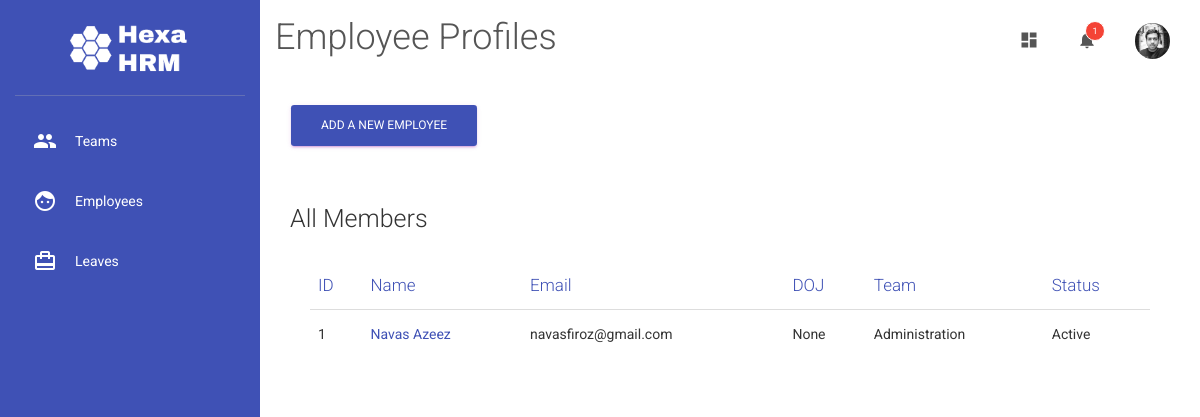
The app's page /employees/ (signed in) with its own data.
### main.py (models this page shows)
class User(db.Model):
    id = db.Column(db.Integer, primary_key=True)
    name = db.Column(db.String(150), nullable=False)
    email = db.Column(db.String,nullable=False)
    phone = db.Column(db.String)
    whatsapp = db.Column(db.Boolean)
    title = db.Column(db.String)
    role = db.Column(db.String)
    annual_leaves = db.Column(db.String)
    team_id = db.Column(db.Integer, db.ForeignKey("team.id"))
    admin_to_team = db.Column(db.Integer)
    line_manager = db.Column(db.Integer)
    password = db.Column(db.String)
    dob = db.Column(db.DateTime)
    blood_group = db.Column(db.String)
    doj = db.Column(db.DateTime)
    pay = db.Column(db.Integer)
    address = db.Column(db.String)
    secondary_contact_name = db.Column(db.String)
    secondary_contact_relation = db.Column(db.String)
    secondary_contact_phone = db.Column(db.String)
    origin_country = db.Column(db.String)
    diet_type = db.Column(db.String)
    drinking = db.Column(db.Boolean)
    marital_status = db.Column(db.String)
    dp = db.Column(db.String, default="default.png")
    leaves = db.relationship("Leave",backref="requested_by")

class Team(db.Model):
    id = db.Column(db.Integer, primary_key=True)
    name = db.Column(db.String, nullable=False)
    users = db.relationship("User",backref="team")

### main.py (the view, shortened to what this page needs)
@app.route('/employees/', methods=["GET","POST"])
def employees():
    all_team= Team.query.all()
    all_users = User.query.all()
    if request.method == "GET":
        return render_template("employees.html", teams=all_team, users=all_users)

### main.py (called while the page is built)
@app.before_request
def before_request():
    g.user = None
    if "uid" in session:
        login_user = User.query.get(session["uid"])
        if login_user and login_user.team_id == session["td"] and bcrypt.check_password_hash(session["sk"], login_user.name):
            g.user = login_user

### templates/employees.html (shortened to what this page needs)
{% extends "template.html" %}
{% block heading %}
<h2>Employee Profiles</h2>
{% endblock %}
{% block content %}
<button type="button" class="btn btn-primary" data-toggle="modal" data-target="#add-employee">
  Add a new Employee
</button>
</div>
<div class="col-md-12">
  <div class="card">
    <h3>All Members</h3>
    <div class="card-body">
      <div class="table-responsive">
        <table class="table">
          <thead class=" text-primary">
            <tr><th>
              ID
            </th>
            <th>
              Name
            </th>
            <th>
              Email
            </th>
            <th>
              DOJ
            </th>
            <th>
              Team
            </th>
            <th>
              Status
            </th>
          </tr></thead>
          <tbody>
            {% for user in users%}
            <tr>
              <td>
                {{user.id}}
              </td>
              <td>
                <a href="/profile/{{user.id}}">{{user.name}}</a>
              </td>
              <td>
                {{user.email}}
              </td>
              <td>
                {{user.doj}}
              </td>
              <td>
                {{user.team.name}}
              </td>
              <td>
                {% if user.password %}
                Active
                {% else %}
                Invited (Pending)
                {% endif %}
              </td>
            </tr>
            {% endfor %}
          </tbody>
        </table>
      </div>
    </div>
  </div>
</div>
{% endblock %}

### templates/template.html (shortened to what this page needs)
<!doctype html>
<html lang="en">
<head>
  <link rel="stylesheet" href="https://maxcdn.bootstrapcdn.com/font-awesome/latest/css/font-awesome.min.css">
  <link href="{{ url_for('static', filename='css/material-dashboard.css') }}" rel="stylesheet" />
  <link href="{{ url_for('static', filename='css/custom.css') }}" rel="stylesheet" />
</head>
<body>
  <div class="wrapper ">
    <div class="sidebar" data-color="azure" data-background-color="white">
      <div class="logo">
        <img src="/static/img/logo.png">
      </div>
      <div class="sidebar-wrapper">
        <ul class="nav">
        {% if g.user == None %}
          <li class="nav-item">
            <a class="nav-link" href="/sign-in/">
              <i class="material-icons">lock</i>
              <p>Login</p>
            </a>
          </li>
          <li class="nav-item">
            <a class="nav-link" href="/start/">
              <i class="material-icons">dashboard</i>
              <p>Start</p>
            </a>
          </li>
        {% else %}
          <li class="nav-item">
            <a class="nav-link" href="/teams/">
              <i class="material-icons">group</i>
              <p>Teams</p>
            </a>
          </li>
          <li class="nav-item">
            <a class="nav-link" href="/employees/">
              <i class="material-icons">face</i>
              <p>Employees</p>
            </a>
          </li>
          <li class="nav-item">
            <a class="nav-link" href="/leaves/">
              <i class="material-icons">card_travel</i>
              <p>Leaves</p>
            </a>
          </li>
        {% endif %}
        </ul>
      </div>
    </div>
    <div class="main-panel">
      <nav class="navbar navbar-expand-lg navbar-transparent navbar-absolute fixed-top ">
        <div class="container-fluid">
          <div class="navbar-wrapper">
            {% block heading %}
            {% endblock %}
          </div>
          <div class="collapse navbar-collapse justify-content-end">
            {% if session%}
            <ul class="navbar-nav">
              <li class="nav-item">
                <a class="nav-link" href="javascript:;">
                  <i class="material-icons">dashboard</i>
                </a>
              </li>
              <li class="nav-item dropdown">
                <a class="nav-link" href="http://example.com" id="navbarDropdownMenuLink" data-toggle="dropdown" aria-haspopup="true" aria-expanded="false">
                  <i class="material-icons">notifications</i>
                  <span class="notification">1</span>
                </a>
              </li>
              <li class="nav-item dropdown">
                <a class="nav-link" href="javascript:;" id="navbarDropdownProfile" data-toggle="dropdown" aria-haspopup="true" aria-expanded="false">
                  <img class="img nav-icon" src="/static/img/users/{{g.user.dp}}">
                <div class="ripple-container"></div></a>
              </li>
            </ul>
            {% endif %}
          </div>
        </div>
      </nav>
      <div class="content">
        <div class="container-fluid">
          {% block content %}
          {% endblock %}
        </div>
      </div>
      <footer class="footer">
        <div class="container-fluid">
          <nav class="float-left">
            <ul>
              <li>
                <a href="https://www.creative-tim.com">
                </a>
              </li>
            </ul>
          </nav>
          <div class="copyright float-right">
            <a href="https://www.creative-tim.com" target="_blank">Creative Tim</a> for a better web.
          </div>
        </div>
      </footer>
    </div>
</body>
</html>

### static/css/custom.css (style rules this page uses)
.sidebar { background: #3F51B5; color:white; box-shadow: none !important; }
body { background-color: #fff; font-weight: 400; }
.sidebar .nav li a, .sidebar .nav li .dropdown-menu a { color: #ffffff !important; }
.card, .card-profile .card-avatar { box-shadow: none !important; }
.sidebar .logo img { max-width: 120px; margin: 0 auto; display: block; }
.sidebar .nav i { color: #ffffff; }
img.img.nav-icon { max-width: 35px; border-radius: 100%; }

### records on screen
User: user.dp (picture), id "1", name "Navas Azeez", email "navasfiroz@gmail.com", doj "None", team.name "Administration", shows "Active"
